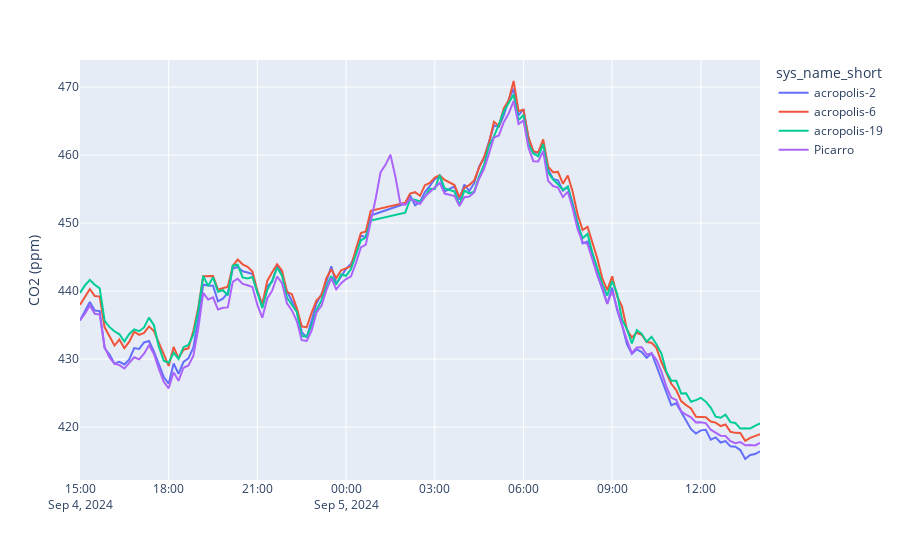

Notebook code for this chart:
### Code cell
fig = px.line(df_plot, x="creation_timestamp", y="co2_corrected", color="sys_name_short")
fig.update_layout(
    yaxis_title='CO2 (ppm)',
    xaxis_title='',
    title='',
)
fig.show()

### Figure 1 — Plotly figure (JSON) as saved in the notebook; plotly's stock layout.template omitted (floating-point values rounded to 4 significant figures; data arrays with more than 128 entries replaced by an {"elided": "..."} marker saying what was removed)
{"data": [{"hovertemplate": "sys_name_short=acropolis-2<br>creation_timestamp=%{x}<br>co2_corrected=%{y}<extra></extra>", "legendgroup": "acropolis-2", "line": {"color": "#636efa", "dash": "solid"}, "marker": {"symbol": "circle"}, "mode": "lines", "name": "acropolis-2", "orientation": "v", "showlegend": true, "type": "scatter", "x": {"elided": "133 str values"}, "xaxis": "x", "y": {"elided": "133 float values"}, "yaxis": "y"}, {"hovertemplate": "sys_name_short=acropolis-6<br>creation_timestamp=%{x}<br>co2_corrected=%{y}<extra></extra>", "legendgroup": "acropolis-6", "line": {"color": "#EF553B", "dash": "solid"}, "marker": {"symbol": "circle"}, "mode": "lines", "name": "acropolis-6", "orientation": "v", "showlegend": true, "type": "scatter", "x": {"elided": "133 str values"}, "xaxis": "x", "y": {"elided": "133 float values"}, "yaxis": "y"}, {"hovertemplate": "sys_name_short=acropolis-19<br>creation_timestamp=%{x}<br>co2_corrected=%{y}<extra></extra>", "legendgroup": "acropolis-19", "line": {"color": "#00cc96", "dash": "solid"}, "marker": {"symbol": "circle"}, "mode": "lines", "name": "acropolis-19", "orientation": "v", "showlegend": true, "type": "scatter", "x": {"elided": "133 str values"}, "xaxis": "x", "y": {"elided": "133 float values"}, "yaxis": "y"}, {"hovertemplate": "sys_name_short=Picarro<br>creation_timestamp=%{x}<br>co2_corrected=%{y}<extra></extra>", "legendgroup": "Picarro", "line": {"color": "#ab63fa", "dash": "solid"}, "marker": {"symbol": "circle"}, "mode": "lines", "name": "Picarro", "orientation": "v", "showlegend": true, "type": "scatter", "x": {"elided": "139 str values"}, "xaxis": "x", "y": {"elided": "139 float values"}, "yaxis": "y"}], "layout": {"legend": {"title": {"text": "sys_name_short"}, "tracegroupgap": 0}, "margin": {"t": 60}, "title": {"text": ""}, "xaxis": {"anchor": "y", "domain": [0, 1], "title": {"text": ""}}, "yaxis": {"anchor": "x", "domain": [0, 1], "title": {"text": "CO2 (ppm)"}}}}
